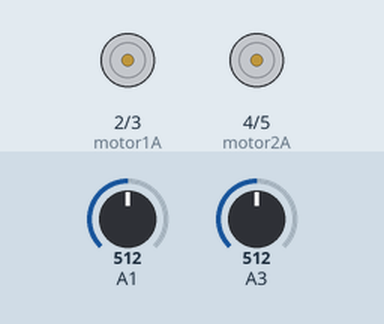
Bench run of a sketch on a simulated Arduino Uno, built with avr-gcc and run on an emulated ATmega328P. Parts: motor-driver pin pairs drawn as motors (green arrow = first pin HIGH = forward, orange = second pin HIGH = backward, longer = more drive). Inputs (shaded band) come from the test bench; at power-on: A1 = 512, A3 = 512.

Above: at 1.2 s.
1.3 s: A1 set to 594
2.8 s: A1 set to 607
At 3.1 s:
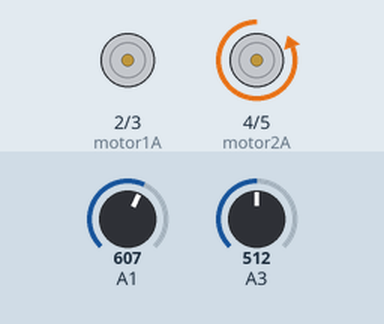
4.3 s: A1 set to 390
At 5.7 s:
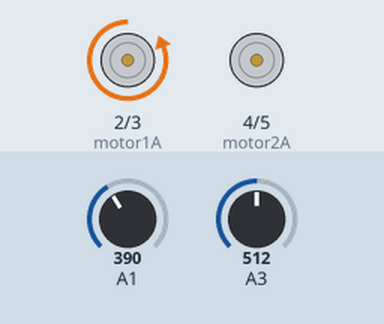
Timing chart, 0 to 7.3 s (numbered marks = the images above; inputs shaded):
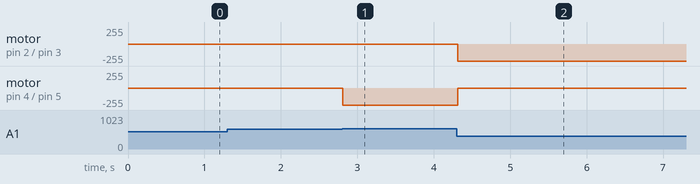

Measured:
- the behaviour switches between 600 and 601 on A1 (found by bisection; images 0 and 1)
- after the input at 1.3 s, every drawn part: stays the same
- after the input at 2.8 s, motor on pin 4 (motor2A) / pin 5 (motor2B): stopped → backward 255/255 at once
- after the input at 4.3 s, motor on pin 2 (motor1A) / pin 3 (motor1B): stopped → backward 255/255 at once; motor on pin 4 (motor2A) / pin 5 (motor2B): backward 255/255 → stopped at once

The sketch:

Rovermain.ino
```cpp
  const int motor1A = 2;
const int motor1B = 3;
const int motor2A = 4;
const int motor2B = 5;

int joystickXcar;
int joystickYcar;

void setup() {
  pinMode(motor1A, OUTPUT);
  pinMode(motor1B, OUTPUT);
  pinMode(motor2A, OUTPUT);
  pinMode(motor2B, OUTPUT);
}

void loop() {
  joystickXcar = analogRead(A1);
  joystickYcar = analogRead(A3);

  int motorSpeed = map(joystickXcar, 0, 1023, -255, 255);
  int direction = map(joystickYcar, 0, 1023, -1, 1);
  motorSpeed = motorSpeed * direction;

  if (joystickXcar < 400) {
    moveLeft(motorSpeed);
  } else if (joystickXcar > 600) {
    moveRight(motorSpeed);
  } else if (joystickYcar < 400) {
    moveForward(motorSpeed);
  } else if (joystickYcar > 600) {
    moveBackward(motorSpeed);
  } else {
    stopRover();
  }

  delay(15);
}

void moveLeft(int motorSpeed) {
  digitalWrite(motor1A, LOW);
  digitalWrite(motor1B, HIGH);
  digitalWrite(motor2A, HIGH);
  digitalWrite(motor2B, LOW);
  analogWrite(motor1A, motorSpeed);
  analogWrite(motor2A, motorSpeed);
}

void moveRight(int motorSpeed) {
  digitalWrite(motor1A, HIGH);
  digitalWrite(motor1B, LOW);
  digitalWrite(motor2A, LOW);
  digitalWrite(motor2B, HIGH);
  analogWrite(motor1A, motorSpeed);
  analogWrite(motor2A, motorSpeed);
}

void moveForward(int motorSpeed) {
  digitalWrite(motor1A, HIGH);
  digitalWrite(motor1B, LOW);
  digitalWrite(motor2A, HIGH);
  digitalWrite(motor2B, LOW);
  analogWrite(motor1A, motorSpeed);
  analogWrite(motor2A, motorSpeed);
}

void moveBackward(int motorSpeed) {
  digitalWrite(motor1A, LOW);
  digitalWrite(motor1B, HIGH);
  digitalWrite(motor2A, LOW);
  digitalWrite(motor2B, HIGH);
  analogWrite(motor1A, motorSpeed);
  analogWrite(motor2A, motorSpeed);
}

void stopRover() {
  digitalWrite(motor1A, LOW);
  digitalWrite(motor1B, LOW);
  digitalWrite(motor2A, LOW);
  digitalWrite(motor2B, LOW);
}
```
